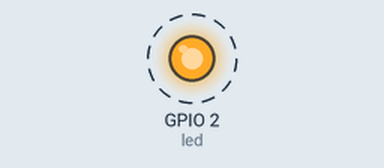
Recording of a program running on a simulated ESP32 board running MicroPython. Parts: output pins drawn as LEDs (lit = HIGH). Dashed ring = blinking.

Above: at 0.2 s.
Timing chart, 0 to 3.0 s (numbered marks = the images above):
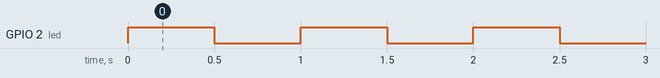

The program:

LED_blink.py
```python
"""
Board: ESP32 R32
Funktion:Interne LED blinkt
USB: CH340
https://github.com/frankyhub/Arduino-Beispiele_I/tree/master/CH341SER%20Serieller%20Treiber%20NANO
Flash: esp32-idf3-20210125-unstable-v1.13-283-g203e1d2a6.bin
https://micropython.org/download/esp32/
khf 25.01.2021

"""
from machine import Pin
from time import sleep
led = Pin(2, Pin.OUT)
while True:
        led.value(not led.value())
        sleep(0.5)
```

Measured:
- by itself, GPIO 2 (led): alternates HIGH for 0.50 s and LOW for 0.50 s
